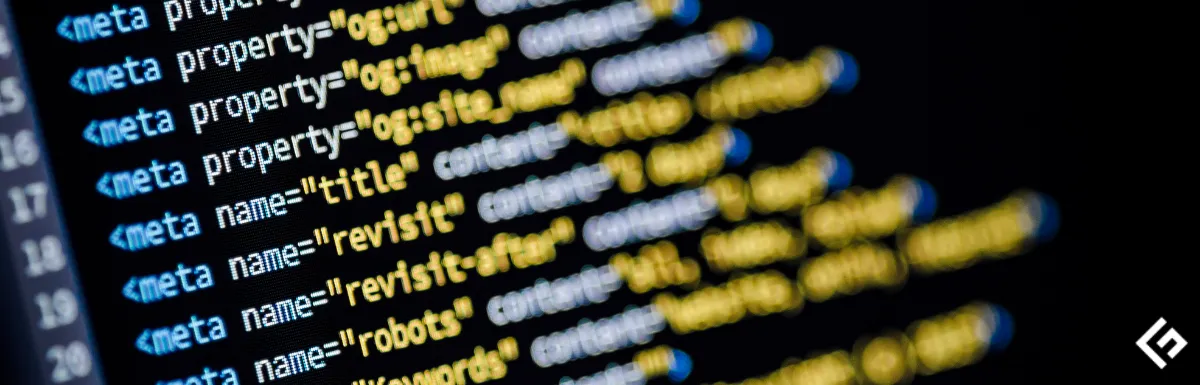
#> input picture public/images/posts/discovering-meta-tags-and-website-uptades/metatags.png, 1200 x 385 px, given in place of metatags.jpg, which was not available
$ python resizeImage.py   (older library calls are emulated)
#> lines starting #> are read from the running program, lines starting #| are printed output that depends on the picture
from PIL import Image

image_proper_size = [536,341]

image_path = "./public/images/posts/discovering-meta-tags-and-website-uptades/"
image_name = "metatags.jpg"

img = Image.open(image_path+image_name, 'r')
#> img is the input picture: PIL image 1200x385 RGB; mean R, G, B 54.1, 55.9, 45.3
img_w, img_h = img.size
#> img_w = 1200; img_h = 385
print("Opened image")


if img_w > 536 or img_h > 341:
    img.resize((536,341),Image.ANTIALIAS)
    img_w, img_h = img.size
    print("Resize image")


background = Image.new('RGB', (536, 341), (85, 85, 85))
#> background: PIL image 536x341 RGB; every value is 85
bg_w, bg_h = background.size
#> bg_w = 536; bg_h = 341
print("Create background")

offset = ((bg_w - img_w) // 2, (bg_h - img_h) // 2)
#> offset = (-332, -22)

background.paste(img, offset)
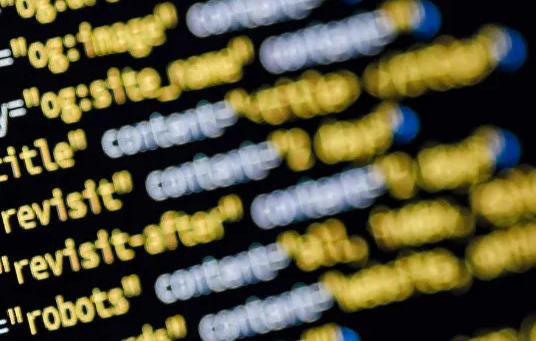
#> background: PIL image 536x341 RGB; mean R, G, B 87.7, 83.9, 55.6
background.save(image_path + "out-" + image_name)
print("Save new image")

$ run again, with public/images/posts/discovering-meta-tags-and-website-uptades/post-in-twitter.webp saved as public/images/posts/discovering-meta-tags-and-website-uptades/metatags.png
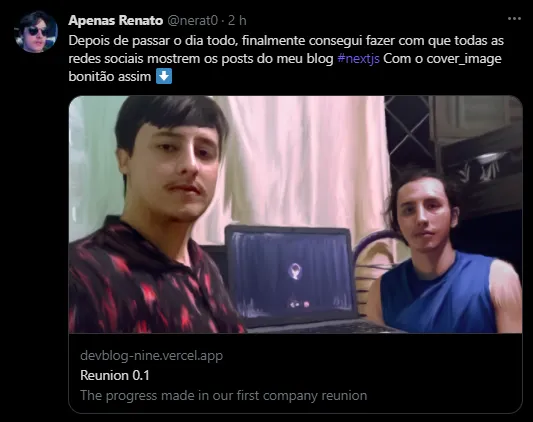
#> input picture public/images/posts/discovering-meta-tags-and-website-uptades/post-in-twitter.webp, 533 x 422 px, given in place of metatags.jpg, which was not available
#> img is the input picture: PIL image 533x422 RGB; mean R, G, B 57.6, 50.5, 55.8
#> `background.paste(img, offset)`:
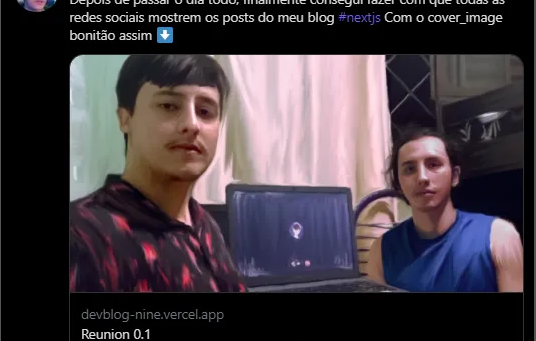
#> background: PIL image 536x341 RGB; mean R, G, B 68.9, 60.1, 66.6
